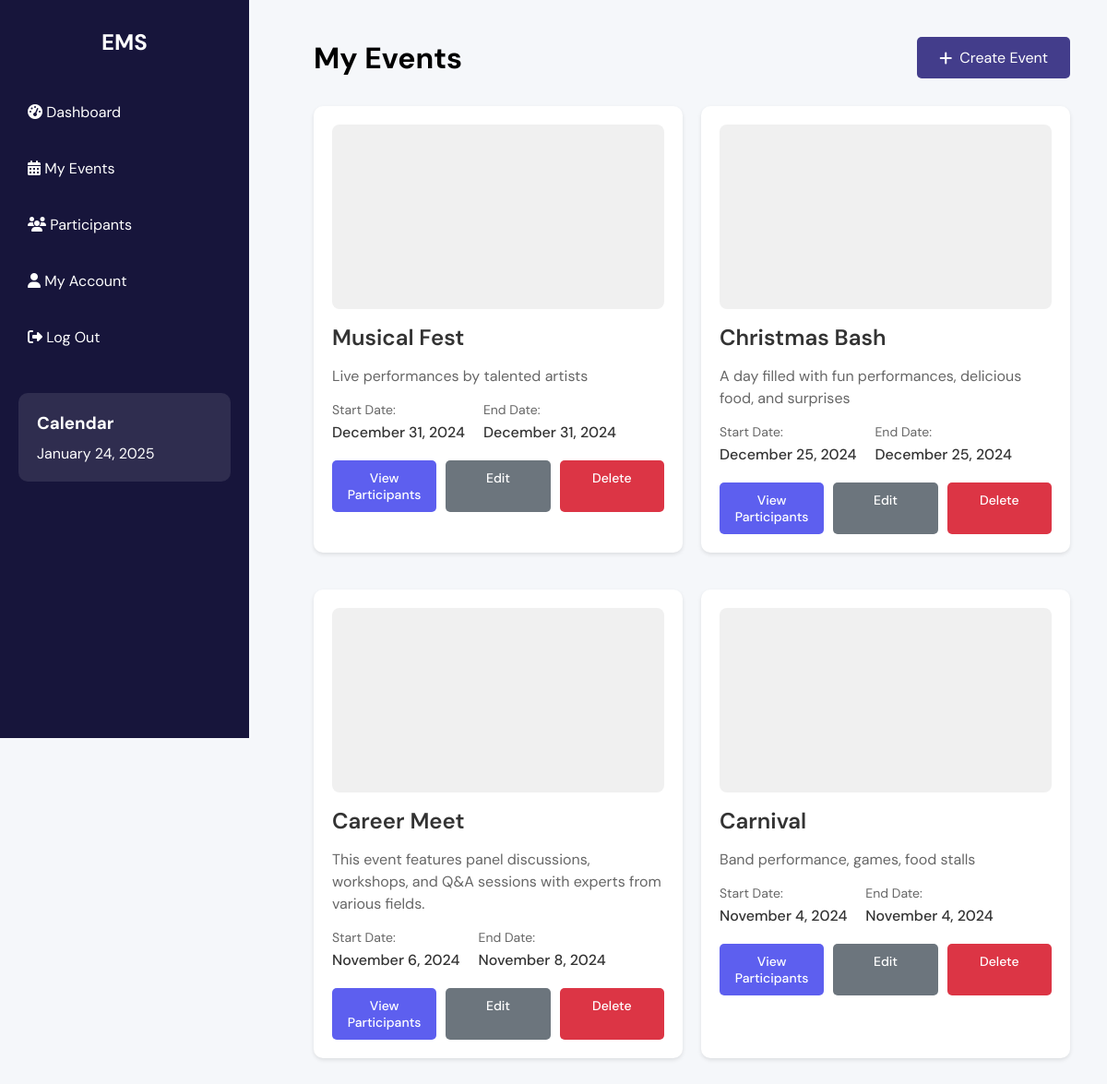
The page /organizer/events.php (signed in) on the database its author committed.
### tables this page shows
CREATE TABLE `events` (
  `id` int(11) NOT NULL,
  `event_title` varchar(255) NOT NULL,
  `event_venue` varchar(255) NOT NULL,
  `event_location` varchar(255) NOT NULL,
  `start_time` time NOT NULL,
  `end_time` time NOT NULL,
  `start_date` date NOT NULL,
  `end_date` date NOT NULL,
  `event_description` text NOT NULL,
  `organizer_name` varchar(255) NOT NULL,
  `organizer_contact` varchar(255) NOT NULL,
  `event_image` varchar(255) DEFAULT NULL,
  `created_at` timestamp NOT NULL DEFAULT current_timestamp(),
  `organizer_id` int(11) DEFAULT NULL,
  `event_fee` decimal(10,2) NOT NULL DEFAULT 0.00
);

### organizer/events.php (the view, shortened to what this page needs)
<?php
include '../config/connect.php';
$organizer_id = $_SESSION['user_id'];
$query = "SELECT e.*,
          (SELECT COUNT(*) FROM participants p WHERE p.event_title = e.event_title) as participant_count
          FROM events e
          WHERE e.organizer_id = ?
          ORDER BY e.start_date DESC";
$stmt = $conn->prepare($query);
$stmt->bind_param("i", $organizer_id);
$stmt->execute();
$result = $stmt->get_result();
?>
<!DOCTYPE html>
<html lang="en">
<head>
    <link rel="stylesheet" href="https://cdnjs.cloudflare.com/ajax/libs/font-awesome/6.5.1/css/all.min.css">
</head>
<body>
    <div class="sidebar">
        <h2>EMS</h2>
        <div class="menu-item">
            <a href="dashboard.php">
                <i class="fas fa-tachometer-alt"></i>
                <span>Dashboard</span>
            </a>
        </div>
        <div class="menu-item">
            <a href="events.php">
                <i class="fas fa-calendar-alt"></i>
                <span>My Events</span>
            </a>
        </div>
        <div class="menu-item">
            <a href="participants.php">
                <i class="fas fa-users"></i>
                <span>Participants</span>
            </a>
        </div>
        <div class="menu-item">
            <a href="account.php">
                <i class="fas fa-user"></i>
                <span>My Account</span>
            </a>
        </div>
        <div class="menu-item">
            <a href="../php/logout.php">
                <i class="fas fa-sign-out-alt"></i>
                <span>Log Out</span>
            </a>
        </div>
        <div class="calendar">
            <h3>Calendar</h3>
            <p id="currentDate"></p>
        </div>
    </div>
    <div class="content">
        <div class="header">
            <h1>My Events</h1>
            <a href="create_event.php" class="create-btn">
                <i class="fas fa-plus"></i>
                Create Event
            </a>
        </div>
        <div class="events-grid">
            <?php if ($result->num_rows > 0): ?>
                <?php while ($event = $result->fetch_assoc()): ?>
                    <div class="event-card">
                        <div class="event-image"></div>
                        <h2 class="event-title"><?php echo htmlspecialchars($event['event_title']); ?></h2>
                        <div class="description">
                            <?php echo htmlspecialchars($event['event_description']); ?>
                        </div>
                        <div class="date-info">
                            <div class="date-item">
                                <span class="date-label">Start Date:</span>
                                <span class="date-value"><?php echo date('F j, Y', strtotime($event['start_date'])); ?></span>
                            </div>
                            <div class="date-item">
                                <span class="date-label">End Date:</span>
                                <span class="date-value"><?php echo date('F j, Y', strtotime($event['end_date'])); ?></span>
                            </div>
                        </div>
                        <div class="event-actions">
                            <a href="view_participants.php?event_title=<?php echo urlencode($event['event_title']); ?>" class="action-btn view-btn">View Participants</a>
                            <a href="edit_event.php?id=<?php echo urlencode($event['id']); ?>" class="action-btn edit-btn">Edit</a>
                            <a href="export_participants.php?event=<?php echo urlencode($event['event_title']); ?>" class="action-btn delete-btn">Delete</a>
                        </div>
                    </div>
                <?php endwhile; ?>
            <?php endif; ?>
        </div>
    </div>
</body>
</html>

### organizer/events.php (style rules this page uses)
* { margin: 0; padding: 0; box-sizing: border-box; }
body { font-family: 'DM Sans', sans-serif; background-color: #f5f7fa; display: flex; min-height: 100vh; }
.sidebar { width: 270px; background-color: #17153B; color: white; padding: 30px 20px; position: fixed; height: 100vh; }
.sidebar h2 { text-align: center; margin-bottom: 40px; }
.menu-item { margin-bottom: 20px; display: flex; align-items: center; padding: 10px; border-radius: 5px; transition: background 0.3s; }
.menu-item a { color: white; text-decoration: none; }
.calendar { margin-top: 40px; padding: 20px; background: rgba(255, 255, 255, 0.1); border-radius: 10px; }
.calendar h3 { margin-bottom: 10px; }
.content { flex-grow: 1; margin-left: 300px; padding: 40px; }
.header { display: flex; justify-content: space-between; align-items: center; margin-bottom: 30px; }
.create-btn { padding: 12px 24px; background: #433D8B; color: white; text-decoration: none; border-radius: 5px; display: inline-flex; align-items: center; gap: 8px; transition: transform 0.3s; }
.events-grid { display: grid; grid-template-columns: repeat(auto-fill, minmax(300px, 1fr)); gap: 20px; }
.event-card { background: white; border-radius: 10px; box-shadow: 0 2px 4px rgba(0, 0, 0, 0.1); padding: 20px; margin-bottom: 20px; position: relative; }
.event-image { width: 100%; height: 200px; border-radius: 8px; margin-bottom: 15px; background-color: #f0f0f0; background-image: url('../assets/images/event-default.png'); background-size: cover; background-position: center; }
.event-title { font-size: 24px; font-weight: 600; color: #333; margin-bottom: 15px; }
.description { color: #666; margin-bottom: 15px; line-height: 1.5; }
.date-info { display: flex; gap: 20px; margin-bottom: 20px; }
.date-item { display: flex; flex-direction: column; }
.date-label { font-size: 14px; color: #666; margin-bottom: 5px; }
.date-value { font-size: 16px; color: #333; font-weight: 500; }
.event-actions { display: flex; justify-content: space-between; gap: 10px; margin-top: 20px; }
.action-btn { flex: 1; padding: 10px 15px; text-align: center; text-decoration: none; border-radius: 5px; font-size: 14px; font-weight: 500; color: white; transition: opacity 0.2s; }
.view-btn { background-color: #5D5FEF; }
.edit-btn { background-color: #6C757D; }
.delete-btn { background-color: #DC3545; }

### rows shown on the page
events: event_title "Musical Fest", event_description "Live performances by talented artists", start_date "December 31, 2024", end_date "December 31, 2024"
events: event_title "Christmas Bash", event_description "A day filled with fun performances, delicious food, and surprises", start_date "December 25, 2024", end_date "December 25, 2024"
events: event_title "Career Meet", event_description "This event features panel discussions, workshops, and Q&A sessions with experts from various fields.", start_date "November 6, 2024", end_date "November 8, 2024"
events: event_title "Carnival", event_description "Band performance, games, food stalls", start_date "November 4, 2024", end_date "November 4, 2024"
